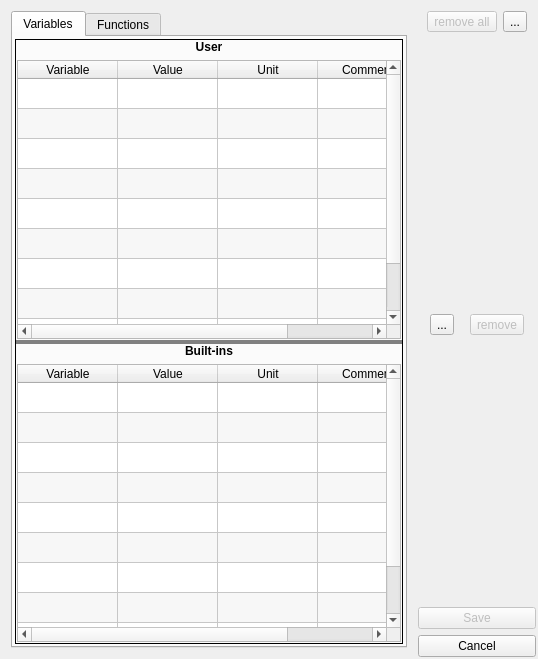
<?xml version="1.0" encoding="UTF-8"?>
<ui version="4.0">
 <class>VariablesFunctionsDialogClass</class>
 <widget class="QDialog" name="VariablesFunctionsDialogClass">
  <property name="geometry">
   <rect>
    <x>0</x>
    <y>0</y>
    <width>538</width>
    <height>659</height>
   </rect>
  </property>
  <property name="sizePolicy">
   <sizepolicy hsizetype="Fixed" vsizetype="Preferred">
    <horstretch>0</horstretch>
    <verstretch>0</verstretch>
   </sizepolicy>
  </property>
  <property name="windowTitle">
   <string>FalconCalc - Variables &amp; Functions</string>
  </property>
  <property name="windowIcon">
   <iconset resource="FalconCalcQt.qrc">
    <normaloff>:/FalconCalcQt/Resources/calculator.ico</normaloff>:/FalconCalcQt/Resources/calculator.ico</iconset>
  </property>
  <layout class="QHBoxLayout" name="horizontalLayout_3" stretch="1,0">
   <property name="spacing">
    <number>2</number>
   </property>
   <property name="leftMargin">
    <number>2</number>
   </property>
   <property name="topMargin">
    <number>2</number>
   </property>
   <property name="rightMargin">
    <number>2</number>
   </property>
   <property name="bottomMargin">
    <number>2</number>
   </property>
   <item>
    <widget class="QWidget" name="widget" native="true">
     <layout class="QVBoxLayout" name="verticalLayout">
      <item>
       <widget class="QTabWidget" name="tabHeader">
        <property name="styleSheet">
         <string notr="true">QSplitter::handle { background:gray}</string>
        </property>
        <property name="currentIndex">
         <number>0</number>
        </property>
        <widget class="QWidget" name="tabVar">
         <attribute name="title">
          <string>Variables</string>
         </attribute>
         <layout class="QVBoxLayout" name="verticalLayout_9">
          <property name="spacing">
           <number>1</number>
          </property>
          <property name="leftMargin">
           <number>1</number>
          </property>
          <property name="topMargin">
           <number>1</number>
          </property>
          <property name="rightMargin">
           <number>1</number>
          </property>
          <property name="bottomMargin">
           <number>1</number>
          </property>
          <item>
           <widget class="QWidget" name="pnlVariablesBackground" native="true">
            <layout class="QVBoxLayout" name="verticalLayout_13">
             <property name="spacing">
              <number>1</number>
             </property>
             <property name="leftMargin">
              <number>1</number>
             </property>
             <property name="topMargin">
              <number>1</number>
             </property>
             <property name="rightMargin">
              <number>1</number>
             </property>
             <property name="bottomMargin">
              <number>1</number>
             </property>
             <item>
              <widget class="QSplitter" name="splitterVar">
               <property name="sizePolicy">
                <sizepolicy hsizetype="Expanding" vsizetype="Expanding">
                 <horstretch>0</horstretch>
                 <verstretch>0</verstretch>
                </sizepolicy>
               </property>
               <property name="styleSheet">
                <string notr="true">QSplitter::handle { background:gray}</string>
               </property>
               <property name="frameShape">
                <enum>QFrame::Box</enum>
               </property>
               <property name="frameShadow">
                <enum>QFrame::Plain</enum>
               </property>
               <property name="midLineWidth">
                <number>5</number>
               </property>
               <property name="orientation">
                <enum>Qt::Vertical</enum>
               </property>
               <widget class="QWidget" name="pnlUserVarBackground" native="true">
                <layout class="QVBoxLayout" name="verticalLayout_11">
                 <property name="leftMargin">
                  <number>1</number>
                 </property>
                 <property name="rightMargin">
                  <number>1</number>
                 </property>
                 <property name="bottomMargin">
                  <number>1</number>
                 </property>
                 <item>
                  <widget class="QLabel" name="lblUser">
                   <property name="font">
                    <font>
                     <weight>75</weight>
                     <bold>true</bold>
                    </font>
                   </property>
                   <property name="lineWidth">
                    <number>0</number>
                   </property>
                   <property name="text">
                    <string>User</string>
                   </property>
                   <property name="alignment">
                    <set>Qt::AlignCenter</set>
                   </property>
                  </widget>
                 </item>
                 <item>
                  <widget class="QTableWidget" name="tblUserVars">
                   <property name="styleSheet">
                    <string notr="true"/>
                   </property>
                   <property name="editTriggers">
                    <set>QAbstractItemView::NoEditTriggers</set>
                   </property>
                   <property name="alternatingRowColors">
                    <bool>true</bool>
                   </property>
                   <property name="selectionMode">
                    <enum>QAbstractItemView::ContiguousSelection</enum>
                   </property>
                   <property name="selectionBehavior">
                    <enum>QAbstractItemView::SelectRows</enum>
                   </property>
                   <property name="rowCount">
                    <number>10</number>
                   </property>
                   <property name="columnCount">
                    <number>4</number>
                   </property>
                   <attribute name="horizontalHeaderStretchLastSection">
                    <bool>true</bool>
                   </attribute>
                   <attribute name="verticalHeaderVisible">
                    <bool>false</bool>
                   </attribute>
                   <row/>
                   <row/>
                   <row/>
                   <row/>
                   <row/>
                   <row/>
                   <row/>
                   <row/>
                   <row/>
                   <row/>
                   <column>
                    <property name="text">
                     <string>Variable</string>
                    </property>
                   </column>
                   <column>
                    <property name="text">
                     <string>Value</string>
                    </property>
                   </column>
                   <column>
                    <property name="text">
                     <string>Unit</string>
                    </property>
                   </column>
                   <column>
                    <property name="text">
                     <string>Comment</string>
                    </property>
                   </column>
                  </widget>
                 </item>
                </layout>
               </widget>
               <widget class="QWidget" name="pnlBuiltinVarBackground" native="true">
                <layout class="QVBoxLayout" name="verticalLayout_12">
                 <property name="leftMargin">
                  <number>1</number>
                 </property>
                 <property name="rightMargin">
                  <number>1</number>
                 </property>
                 <property name="bottomMargin">
                  <number>1</number>
                 </property>
                 <item>
                  <widget class="QLabel" name="lblBuiltin">
                   <property name="font">
                    <font>
                     <weight>75</weight>
                     <bold>true</bold>
                    </font>
                   </property>
                   <property name="lineWidth">
                    <number>0</number>
                   </property>
                   <property name="text">
                    <string>Built-ins</string>
                   </property>
                   <property name="alignment">
                    <set>Qt::AlignCenter</set>
                   </property>
                  </widget>
                 </item>
                 <item>
                  <widget class="QTableWidget" name="tblBuiltinVars">
                   <property name="editTriggers">
                    <set>QAbstractItemView::NoEditTriggers</set>
                   </property>
                   <property name="alternatingRowColors">
                    <bool>true</bool>
                   </property>
                   <property name="selectionMode">
                    <enum>QAbstractItemView::SingleSelection</enum>
                   </property>
                   <property name="selectionBehavior">
                    <enum>QAbstractItemView::SelectRows</enum>
                   </property>
                   <property name="rowCount">
                    <number>10</number>
                   </property>
                   <property name="columnCount">
                    <number>4</number>
                   </property>
                   <attribute name="horizontalHeaderStretchLastSection">
                    <bool>true</bool>
                   </attribute>
                   <attribute name="verticalHeaderVisible">
                    <bool>false</bool>
                   </attribute>
                   <row/>
                   <row/>
                   <row/>
                   <row/>
                   <row/>
                   <row/>
                   <row/>
                   <row/>
                   <row/>
                   <row/>
                   <column>
                    <property name="text">
                     <string>Variable</string>
                    </property>
                   </column>
                   <column>
                    <property name="text">
                     <string>Value</string>
                    </property>
                   </column>
                   <column>
                    <property name="text">
                     <string>Unit</string>
                    </property>
                   </column>
                   <column>
                    <property name="text">
                     <string>Comment</string>
                    </property>
                   </column>
                  </widget>
                 </item>
                </layout>
               </widget>
              </widget>
             </item>
            </layout>
           </widget>
          </item>
         </layout>
        </widget>
        <widget class="QWidget" name="tabFunc">
         <attribute name="title">
          <string>Functions</string>
         </attribute>
         <layout class="QVBoxLayout" name="verticalLayout_10">
          <property name="spacing">
           <number>1</number>
          </property>
          <property name="leftMargin">
           <number>1</number>
          </property>
          <property name="topMargin">
           <number>1</number>
          </property>
          <property name="rightMargin">
           <number>1</number>
          </property>
          <property name="bottomMargin">
           <number>1</number>
          </property>
          <item>
           <widget class="QWidget" name="widget_5" native="true">
            <layout class="QVBoxLayout" name="verticalLayout_16">
             <property name="spacing">
              <number>1</number>
             </property>
             <property name="leftMargin">
              <number>1</number>
             </property>
             <property name="topMargin">
              <number>1</number>
             </property>
             <property name="rightMargin">
              <number>1</number>
             </property>
             <property name="bottomMargin">
              <number>1</number>
             </property>
             <item>
              <widget class="QSplitter" name="splitterFunc">
               <property name="frameShape">
                <enum>QFrame::Box</enum>
               </property>
               <property name="lineWidth">
                <number>1</number>
               </property>
               <property name="orientation">
                <enum>Qt::Vertical</enum>
               </property>
               <property name="handleWidth">
                <number>4</number>
               </property>
               <widget class="QWidget" name="widget_4" native="true">
                <layout class="QVBoxLayout" name="verticalLayout_14">
                 <property name="leftMargin">
                  <number>1</number>
                 </property>
                 <property name="rightMargin">
                  <number>1</number>
                 </property>
                 <property name="bottomMargin">
                  <number>1</number>
                 </property>
                 <item>
                  <widget class="QLabel" name="label_5">
                   <property name="font">
                    <font>
                     <weight>75</weight>
                     <bold>true</bold>
                    </font>
                   </property>
                   <property name="text">
                    <string>User</string>
                   </property>
                   <property name="alignment">
                    <set>Qt::AlignCenter</set>
                   </property>
                  </widget>
                 </item>
                 <item>
                  <widget class="QTableWidget" name="tblUserFuncs">
                   <property name="editTriggers">
                    <set>QAbstractItemView::NoEditTriggers</set>
                   </property>
                   <property name="alternatingRowColors">
                    <bool>true</bool>
                   </property>
                   <property name="selectionMode">
                    <enum>QAbstractItemView::ContiguousSelection</enum>
                   </property>
                   <property name="selectionBehavior">
                    <enum>QAbstractItemView::SelectRows</enum>
                   </property>
                   <property name="rowCount">
                    <number>10</number>
                   </property>
                   <property name="columnCount">
                    <number>4</number>
                   </property>
                   <attribute name="horizontalHeaderStretchLastSection">
                    <bool>true</bool>
                   </attribute>
                   <attribute name="verticalHeaderVisible">
                    <bool>false</bool>
                   </attribute>
                   <row/>
                   <row/>
                   <row/>
                   <row/>
                   <row/>
                   <row/>
                   <row/>
                   <row/>
                   <row/>
                   <row/>
                   <column>
                    <property name="text">
                     <string>Function</string>
                    </property>
                   </column>
                   <column>
                    <property name="text">
                     <string>Body</string>
                    </property>
                   </column>
                   <column>
                    <property name="text">
                     <string>Unit</string>
                    </property>
                   </column>
                   <column>
                    <property name="text">
                     <string>Comment</string>
                    </property>
                   </column>
                  </widget>
                 </item>
                </layout>
               </widget>
               <widget class="QWidget" name="widget_6" native="true">
                <layout class="QVBoxLayout" name="verticalLayout_15">
                 <property name="leftMargin">
                  <number>1</number>
                 </property>
                 <property name="rightMargin">
                  <number>1</number>
                 </property>
                 <property name="bottomMargin">
                  <number>1</number>
                 </property>
                 <item>
                  <widget class="QLabel" name="label_6">
                   <property name="font">
                    <font>
                     <weight>75</weight>
                     <bold>true</bold>
                    </font>
                   </property>
                   <property name="lineWidth">
                    <number>0</number>
                   </property>
                   <property name="text">
                    <string>Built-ins</string>
                   </property>
                   <property name="alignment">
                    <set>Qt::AlignCenter</set>
                   </property>
                  </widget>
                 </item>
                 <item>
                  <widget class="QTableWidget" name="tblBuiltinFuncs">
                   <property name="editTriggers">
                    <set>QAbstractItemView::NoEditTriggers</set>
                   </property>
                   <property name="alternatingRowColors">
                    <bool>true</bool>
                   </property>
                   <property name="selectionMode">
                    <enum>QAbstractItemView::SingleSelection</enum>
                   </property>
                   <property name="selectionBehavior">
                    <enum>QAbstractItemView::SelectRows</enum>
                   </property>
                   <property name="rowCount">
                    <number>10</number>
                   </property>
                   <property name="columnCount">
                    <number>4</number>
                   </property>
                   <attribute name="horizontalHeaderStretchLastSection">
                    <bool>true</bool>
                   </attribute>
                   <attribute name="verticalHeaderVisible">
                    <bool>false</bool>
                   </attribute>
                   <row/>
                   <row/>
                   <row/>
                   <row/>
                   <row/>
                   <row/>
                   <row/>
                   <row/>
                   <row/>
                   <row/>
                   <column>
                    <property name="text">
                     <string>Function</string>
                    </property>
                   </column>
                   <column>
                    <property name="text">
                     <string>Body</string>
                    </property>
                   </column>
                   <column>
                    <property name="text">
                     <string>Unit</string>
                    </property>
                   </column>
                   <column>
                    <property name="text">
                     <string>Comment</string>
                    </property>
                   </column>
                  </widget>
                 </item>
                </layout>
               </widget>
              </widget>
             </item>
            </layout>
           </widget>
          </item>
         </layout>
        </widget>
       </widget>
      </item>
     </layout>
    </widget>
   </item>
   <item>
    <layout class="QVBoxLayout">
     <property name="spacing">
      <number>6</number>
     </property>
     <property name="leftMargin">
      <number>0</number>
     </property>
     <property name="topMargin">
      <number>0</number>
     </property>
     <property name="rightMargin">
      <number>0</number>
     </property>
     <property name="bottomMargin">
      <number>0</number>
     </property>
     <item>
      <widget class="QWidget" name="widget_3" native="true">
       <property name="styleSheet">
        <string notr="true"/>
       </property>
       <layout class="QHBoxLayout" name="horizontalLayout_4">
        <item>
         <widget class="QToolButton" name="btnRemoveAll">
          <property name="enabled">
           <bool>false</bool>
          </property>
          <property name="sizePolicy">
           <sizepolicy hsizetype="Preferred" vsizetype="Preferred">
            <horstretch>0</horstretch>
            <verstretch>0</verstretch>
           </sizepolicy>
          </property>
          <property name="toolTip">
           <string>Remove all user defineditems</string>
          </property>
          <property name="text">
           <string>remove all</string>
          </property>
          <property name="icon">
           <iconset resource="FalconCalcQt.qrc">
            <normaloff>:/FalconCalcQt/Resources/trashcan.png</normaloff>:/FalconCalcQt/Resources/trashcan.png</iconset>
          </property>
         </widget>
        </item>
        <item>
         <widget class="QToolButton" name="btnUndo">
          <property name="toolTip">
           <string>Undo last operation</string>
          </property>
          <property name="text">
           <string>...</string>
          </property>
          <property name="icon">
           <iconset resource="FalconCalcQt.qrc">
            <normaloff>:/FalconCalcQt/Resources/undo-small.png</normaloff>:/FalconCalcQt/Resources/undo-small.png</iconset>
          </property>
         </widget>
        </item>
       </layout>
      </widget>
     </item>
     <item>
      <spacer name="verticalSpacer">
       <property name="orientation">
        <enum>Qt::Vertical</enum>
       </property>
       <property name="sizeHint" stdset="0">
        <size>
         <width>20</width>
         <height>40</height>
        </size>
       </property>
      </spacer>
     </item>
     <item>
      <widget class="QWidget" name="widget_2" native="true">
       <layout class="QHBoxLayout" name="horizontalLayout_2">
        <property name="spacing">
         <number>6</number>
        </property>
        <property name="leftMargin">
         <number>2</number>
        </property>
        <property name="topMargin">
         <number>2</number>
        </property>
        <property name="rightMargin">
         <number>2</number>
        </property>
        <property name="bottomMargin">
         <number>2</number>
        </property>
        <item>
         <widget class="QToolButton" name="btnAddRow">
          <property name="enabled">
           <bool>true</bool>
          </property>
          <property name="toolTip">
           <string>Add a new row</string>
          </property>
          <property name="text">
           <string>...</string>
          </property>
          <property name="icon">
           <iconset resource="FalconCalcQt.qrc">
            <normaloff>:/FalconCalcQt/Resources/add.png</normaloff>:/FalconCalcQt/Resources/add.png</iconset>
          </property>
         </widget>
        </item>
        <item>
         <widget class="QToolButton" name="btnRemoveRow">
          <property name="enabled">
           <bool>false</bool>
          </property>
          <property name="sizePolicy">
           <sizepolicy hsizetype="Fixed" vsizetype="Fixed">
            <horstretch>0</horstretch>
            <verstretch>0</verstretch>
           </sizepolicy>
          </property>
          <property name="toolTip">
           <string>Remove selected item</string>
          </property>
          <property name="text">
           <string>remove</string>
          </property>
          <property name="icon">
           <iconset resource="FalconCalcQt.qrc">
            <normaloff>:/FalconCalcQt/Resources/minus.png</normaloff>:/FalconCalcQt/Resources/minus.png</iconset>
          </property>
         </widget>
        </item>
       </layout>
      </widget>
     </item>
     <item>
      <spacer>
       <property name="orientation">
        <enum>Qt::Vertical</enum>
       </property>
       <property name="sizeHint" stdset="0">
        <size>
         <width>20</width>
         <height>40</height>
        </size>
       </property>
      </spacer>
     </item>
     <item>
      <widget class="QPushButton" name="btnSave">
       <property name="enabled">
        <bool>false</bool>
       </property>
       <property name="sizePolicy">
        <sizepolicy hsizetype="Minimum" vsizetype="Fixed">
         <horstretch>0</horstretch>
         <verstretch>0</verstretch>
        </sizepolicy>
       </property>
       <property name="text">
        <string>Save</string>
       </property>
      </widget>
     </item>
     <item>
      <widget class="QPushButton" name="btnCancel">
       <property name="text">
        <string>Cancel</string>
       </property>
      </widget>
     </item>
    </layout>
   </item>
  </layout>
 </widget>
 <resources>
  <include location="FalconCalcQt.qrc"/>
 </resources>
 <connections/>
</ui>
